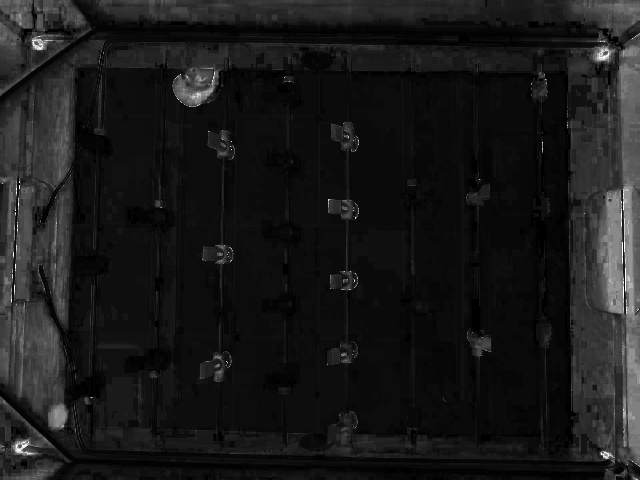
#> input picture templates/Frames/Sample2/Frame_1075.png, 640 x 480 px, given in place of Dark_sample.mp4, which was not available
$ python Ball_findingOCL.py
#> lines starting #> are read from the running program, lines starting #| are printed output that depends on the picture; after the words box and inside, x2 and y2 are one past the last pixel; in counts of white or black regions, pixels touching at a corner belong together; pictures that were not available may be replaced by others from this repository, and a replacement may not be noted
from __future__ import print_function
import cv2 as cv
import argparse
import numpy as np
import time

if cv.ocl.haveOpenCL():
    print("OpenCL is available.")
    print("Using OpenCL: ", cv.ocl.useOpenCL())
    cv.ocl.setUseOpenCL(True)
else:
    print("OpenCL is not available.")
global threshold

window_capture_name = 'Video Feed'
window_detection_name = 'Object Detection'
def on_threshold_change(val):
    global threshold
    threshold = val / 100
# Create a trackbar for the threshold value
threshold_name = 'Threshold Value(%)'
def findLED(mask, roi_x, roi_y):
        #given the mask of an roi return the (x, y) coordinates of the LED
        #mask is the mask of the roi
        #roi_x is the x coordinate of the roi in the original image
        #roi_y is the y coordinate of the roi in the original image
        #returns the (x, y) coordinates of the LED in the original image

        # Find contours of green LEDs
        contours, _ = cv.findContours(mask, cv.RETR_EXTERNAL, cv.CHAIN_APPROX_SIMPLE)
        # Sort the contours based on area in descending order
        # contours = sorted(contours, key=cv.contourArea, reverse=True)

        #loop over the top 5 contours and find the LED x, y coordinates
        for cnt in contours[:]:
            #get the area of the contour
            area = cv.contourArea(cnt)
            #conditionally set contour based on area
            if area <500 and area > 5:
                x, y, w, h = cv.boundingRect(cnt)
                corners_image = (x + roi_x + w//2, y + roi_y + h//2)
                return corners_image
        corners_image = (0, 0)
        return corners_image
def getHomographyMatrix(corners_image):
        # [12 lines of commented-out code are left out]

        corners_real = np.array([[19.75, 638.175], [1196.975, 647.7], [12.7,19.75], [1181.1, 19.05]])
        topLeft = corners_real[0]
        topRight = corners_real[1]
        bottomLeft = corners_real[2]
        bottomRight = corners_real[3]

        destPoints = np.array([topLeft, topRight, bottomLeft, bottomRight])
        homographyMatrix, _ = cv.findHomography(corners_image, destPoints)
        return homographyMatrix
def findCorners(current_frame):
        #frame is the current image frame
        #returns a 4 x 2 array of the (x, y) coordinates of the corners of the table IN THE IMAGE
        percentofCorner = 0.22
        corners = np.zeros((4,2))
        radius = 5
        thickness = -1
        frame_HSV = cv.cvtColor(current_frame, cv.COLOR_BGR2HSV)

        height, width, _ = current_frame.shape
        # Blur the frame for style points B)


        frame_HSV = cv.GaussianBlur(frame_HSV, (3, 3), 0)
        frame_HSV = cv.medianBlur(frame_HSV, 3) #################### BLURRING
        # print(frame_HSV.shape)

        ##Need 4 roi for each of the corners

        #roi1 is the bottom left corner (GREEN LED ON THE TOP LEFT SIDE OF THE SCREEN)
        roi1 = frame_HSV[0:int(height*percentofCorner), 0:int(width*percentofCorner)]
        #roi2 is the bottom right corner (GREEN LED ON THE TOP RIGHT SIDE OF THE SCREEN)
        roi2 = frame_HSV[int(height*0):int(height*percentofCorner), int(width*(1-percentofCorner)):width]
        #roi3 is the top left corner (GREEN LED ON THE BOTTOM LEFT SIDE OF THE SCREEN)
        roi3 = frame_HSV[int(height*(1-percentofCorner)):int(height*1), 0:int(width*percentofCorner)]
        #roi4 is the top right corner (GREEN LED ON THE BOTTOM RIGHT SIDE OF THE SCREEN)
        roi4 = frame_HSV[int(height*(1-percentofCorner)):int(height*1), int(width*(1-percentofCorner)):width]
        #GREEN LED:
        #Thresholds are for normal camera settings
        # Define lower and upper thresholds for green LED
        green_low_H = 50
        green_high_H = 101
        green_low_S = 166
        green_high_S = 223
        green_low_V = 61
        green_high_V = 238
        # Create masks for green LEDs using thresholds
        green_mask1 = cv.inRange(roi1, (green_low_H, green_low_S, green_low_V), (green_high_H, green_high_S, green_high_V))
        green_mask2 = cv.inRange(roi2, (green_low_H, green_low_S, green_low_V), (green_high_H, green_high_S, green_high_V))
        green_mask3 = cv.inRange(roi3, (green_low_H, green_low_S, green_low_V), (green_high_H, green_high_S, green_high_V))
        green_mask4 = cv.inRange(roi4, (green_low_H, green_low_S, green_low_V), (green_high_H, green_high_S, green_high_V))

        # Find the (x, y) coordinates of the green LEDs using findLED
        LED1 = findLED(green_mask1, 0, 0)
        LED2 = findLED(green_mask2, int(width* (1-percentofCorner)), 0)
        LED3 = findLED(green_mask3, 0, int(height*(1-percentofCorner)))
        LED4 = findLED(green_mask4, int(width*(1-percentofCorner)), int(height*(1-percentofCorner)))

        corners_image = np.array([LED1, LED2, LED3, LED4])
        return corners_image
def findballxy(current_frame):

    # corners_image = findCorners(current_frame)
    gray_frame = cv.cvtColor(current_frame, cv.COLOR_BGR2GRAY)
    # Convert to UMat first
    gray_frame_umat = cv.UMat(gray_frame)

    # Convert UMat to float32 using cv.convertTo
    gray_frame = cv.UMat(gray_frame)
    gray_frame = cv.UMat(gray_frame.get().astype('float32'))

    # [13 lines of commented-out code are left out]
    best_match_score = 0
    best_match_location = (0, 0)
    best_template = None
    template_List = []
    # avg 40 ms per template
    for template_path in [
                          'Sample_Video\Frame_0_Templates\Template_0.png',
                        #   'Sample_Video\Frame_0_Templates\Template_1.png',
                        #   'Sample_Video\Frame_0_Templates\Template_2.png',
                        #   'Sample_Video\Frame_0_Templates\Template_3.png',
                        #   'Sample_Video\Frame_0_Templates\Template_4.png',
                        #   'Sample_Video\Frame_139_Templates\Template_0.png',
                        #   'Sample_Video\Frame_139_Templates\Template_1.png',
                        #   'Sample_Video\Frame_139_Templates\Template_2.png',
                        #   'Sample_Video\Frame_139_Templates\Template_3.png',
                        #   'Sample_Video\Frame_139_Templates\Template_4.png',
                        #   'Sample_Video\Frame_256_Templates\Template_0.png',
                        #   'Sample_Video\Frame_256_Templates\Template_1.png',
                        #   'Sample_Video\Frame_256_Templates\Template_2.png',
                        #   'Sample_Video\Frame_256_Templates\Template_3.png',
                        #   'Sample_Video\Frame_256_Templates\Template_4.png',
                        #   'Sample_Video\Frame_411_Templates\Template_0.png',
                        #   'Sample_Video\Frame_411_Templates\Template_1.png',
                        #   'Sample_Video\Frame_411_Templates\Template_2.png',
                        #   'Sample_Video\Frame_411_Templates\Template_3.png',
                        #   'Sample_Video\Frame_439_Templates\Template_0.png',
                        #   'Sample_Video\Frame_439_Templates\Template_1.png',
                        #   'Sample_Video\Frame_439_Templates\Template_2.png',
                        #   'Sample_Video\Frame_439_Templates\Template_3.png',
                        #   'Sample_Video\Frame_439_Templates\Template_4.png',
                        #   'Sample_Video\Frame_738_Templates\Template_0.png',
                        #   'Sample_Video\Frame_738_Templates\Template_1.png',
                        #   'Sample_Video\Frame_738_Templates\Template_2.png',
                        #   'Sample_Video\Frame_738_Templates\Template_3.png',
                        #   'Sample_Video\Frame_746_Templates\Template_0.png',
                        #   'Sample_Video\Frame_746_Templates\Template_1.png',
                        #   'Sample_Video\Frame_746_Templates\Template_2.png',
                        #   'Sample_Video\Frame_746_Templates\Template_3.png',
                        #   'Sample_Video\Frame_820_Templates\Template_0.png',
                        #   'Sample_Video\Frame_820_Templates\Template_1.png',
                        #   'Sample_Video\Frame_820_Templates\Template_2.png',
                        #   'Sample_Video\Frame_820_Templates\Template_3.png',


                        ]:
        template = cv.imread(template_path, cv.IMREAD_GRAYSCALE)
        template_List.append(template)
    for template in template_List:
        ocl_template = cv.UMat(template.astype('float32'))

        #match template to image
        result = cv.matchTemplate(gray_frame, ocl_template, cv.TM_CCOEFF_NORMED)
        # Find the best match for this template
        # Print result before and after downloading to verify consistency
        # print("Before downloading:", result)
        result_ocl = result.get()
        # print("After downloading:", result_ocl)

        min_val, max_val, min_loc, max_loc = cv.minMaxLoc(result_ocl)
        if max_val > best_match_score:
            best_match_score = max_val
            best_match_location = max_loc
            best_template = template

    if best_template is not None:
        top_left = best_match_location
        w, h = best_template.shape[::-1]
        bottom_right = (top_left[0] + w, top_left[1] + h)
        cv.rectangle(frame, top_left, bottom_right, 255, 2)
        ball_list = [top_left[0] + w//2, top_left[1] + h//2]
    # [6 lines of commented-out code are left out]


    return ball_list
def getBall_pos(frame):
        #takes the current frame and the homography matrix and returns the real position of the ball
        #First we find the camera position of the ball and the corners of the field
        #Then we use the corners to find the homography matrix
        #Then we use the homography matrix to find the real position of the ball
        ##x is the distance from the left side of the table
        ##y is the distance from the top of the table
        ball_pos_real_list = []
        #finds the corners of the field (in the image)
        corners_image = findCorners(frame)
        # print(self.corners_image)
        # returns the image ball position
        ball_pos_list = findballxy(frame)
        # PREV_ball_pos_image = ball_pos_image
        # print(corners)
        hmat = getHomographyMatrix(corners_image)
        # ball = np.array([287, 260])
        ball_pos_list = np.array(ball_pos_list, dtype=np.float32)
        ball_pos_list= ball_pos_list.reshape(-1, 1, 2)
        if ball_pos_list is not None and len(ball_pos_list)>0 and hmat is not None:
            ball_pos_real = cv.perspectiveTransform(ball_pos_list, hmat)
        else:
            ball_pos_real = np.array([0, 0])
        return ball_pos_real

def loadData():
    file_path = 'calibration_data.xml'
    # Load the data
    fs = cv.FileStorage(file_path, cv.FILE_STORAGE_READ)
    camera_matrix = fs.getNode('camera_matrix').mat()
    dist_coeffs = fs.getNode('dist_coeffs').mat()

    # Read rvecs and tvecs
    rvecs = []
    tvecs = []

    rvecs_node = fs.getNode("rvecs")
    for i in range(rvecs_node.size()):
        rvecs.append(rvecs_node.at(i).mat())

    tvecs_node = fs.getNode("tvecs")
    for i in range(tvecs_node.size()):
        tvecs.append(tvecs_node.at(i).mat())

    fs.release()
    return camera_matrix, dist_coeffs, rvecs, tvecs
def undistort(frame):
    # Load the data
    camera_matrix, dist_coeffs, rvecs, tvecs = loadData()
    h, w = frame.shape[:2]
    new_camera_matrix, roi = cv.getOptimalNewCameraMatrix(camera_matrix, dist_coeffs, (w, h), 1, (w, h))
    undistorted_image = cv.undistort(frame, camera_matrix, dist_coeffs, None, new_camera_matrix)
    # Undistort the frame
    undistorted_frame = cv.undistort(frame, camera_matrix, dist_coeffs)
    return undistorted_frame
## [low]

    global low_V
    global high_V
    high_V = val
    high_V = max(high_V, low_V+1)
    cv.setTrackbarPos(high_V_name, window_detection_name, high_V)

def measureLoopTime(tick):
        global tockercounter
        global tickertocker
        tock = time.time()
        tickertocker = tickertocker + tock - tick
        tockercounter = 1 + tockercounter
        if tockercounter > 100:
            print(tickertocker / tockercounter)
            tockercounter = 0
            tickertocker = 0
## Fuck it we'll do it live
# parser = argparse.ArgumentParser(description='Code for Thresholding Operations using inRange tutorial.')
# parser.add_argument('--camera', help='Camera divide number.', default=0, type=int)
# args = parser.parse_args()

 ## Stock video
video_path = 'Sample_Video\Dark_sample.mp4'
cap = cv.VideoCapture(video_path)
# Check if the video was opened successfully
if not cap.isOpened():
    print("Error: Could not open video.")
    exit()

cv.namedWindow(window_capture_name)
# cv.namedWindow(window_detection_name)
start_value = 80
cv.createTrackbar(threshold_name, window_capture_name, start_value, 100, on_threshold_change)

# Get the initial threshold value
initial_threshold = cv.getTrackbarPos(threshold_name, window_capture_name) / 100

# Set the initial threshold value
threshold = initial_threshold


frame_width = 480
frame_height = 640
global tockercounter
global tickertocker

tockercounter = 0
tickertocker = 0

# template = cv.imread('Sample_Video\Frame_0_Templates\Template_2.png', cv.IMREAD_GRAYSCALE)
# w, h = template.shape[::-1]
printTimer = time.time()

balltimer = time.time()
ballclock = 0
while True:
    tick = time.time()
    ret, frame = cap.read()
#> frame is the input picture: shape (480, 640, 3); min 0, max 255, mean 25.4
    if frame is None:
        break
    # frame = undistort(frame)
    resized_frame = cv.resize(frame, (frame_height, frame_width))
    frame = resized_frame
    # [10 lines of commented-out code are left out]
    balltimer = time.time()
    ball_pos_real = getBall_pos(frame)
#> in findCorners, `frame_HSV = cv.cvtColor(current_frame, cv.COLOR_BGR2HSV)`: frame_HSV: shape (480, 640, 3); mean H, S, V 0, 0, 25.4
#> in findCorners, `frame_HSV = cv.GaussianBlur(frame_HSV, (3, 3), 0)`: frame_HSV: shape (480, 640, 3); mean H, S, V 0, 0, 25.4
#> in findCorners, `frame_HSV = cv.medianBlur(frame_HSV, 3)`: frame_HSV: shape (480, 640, 3); mean H, S, V 0, 0, 25.4
#> in findCorners, `roi1 = frame_HSV[0:int(height*percentofCorner), 0:int(width*percentofC..`: roi1: shape (105, 140, 3); mean H, S, V 0, 0, 38.7
#> in findCorners, `roi2 = frame_HSV[int(height*0):int(height*percentofCorner), int(width*..`: roi2: shape (105, 141, 3); mean H, S, V 0, 0, 38.7
#> in findCorners, `roi3 = frame_HSV[int(height*(1-percentofCorner)):int(height*1), 0:int(..`: roi3: shape (106, 140, 3); mean H, S, V 0, 0, 33.9
#> in findCorners, `roi4 = frame_HSV[int(height*(1-percentofCorner)):int(height*1), int(wi..`: roi4: shape (106, 141, 3); mean H, S, V 0, 0, 32.5
#> in findCorners, `green_mask1 = cv.inRange(roi1, (green_low_H, green_low_S, green_low_V)..`: green_mask1: shape (105, 140); every value is 0
#> in findCorners, `green_mask2 = cv.inRange(roi2, (green_low_H, green_low_S, green_low_V)..`: green_mask2: shape (105, 141); every value is 0
#> in findCorners, `green_mask3 = cv.inRange(roi3, (green_low_H, green_low_S, green_low_V)..`: green_mask3: shape (106, 140); every value is 0
#> in findCorners, `green_mask4 = cv.inRange(roi4, (green_low_H, green_low_S, green_low_V)..`: green_mask4: shape (106, 141); every value is 0
#> in findLED, `contours, _ = cv.findContours(mask, cv.RETR_EXTERNAL, cv.CHAIN_APPROX_..`: contours = []
#> in findCorners, `LED1 = findLED(green_mask1, 0, 0)`: LED1 = (0, 0)
#> in findCorners, `corners_image = np.array([LED1, LED2, LED3, LED4])`: corners_image = [[0, 0], [0, 0], [0, 0], [0, 0]]
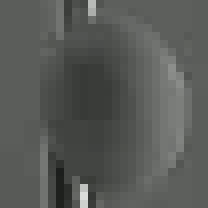
#> input picture templates/Frame_templates/Frame_0_Templates/Template_0.png, 26 x 26 px, found by its file name (shown 8 times larger)
#> the loop in findballxy, `for template in template_List:` made 1 pass
#> (min_val, max_val, min_loc, best_match_score, best_match_location) on pass 1: (-0.595, 0.577, (49, 401), 0.577, (147, 382))
#> pass 1, in findballxy, `result_ocl = result.get()`:
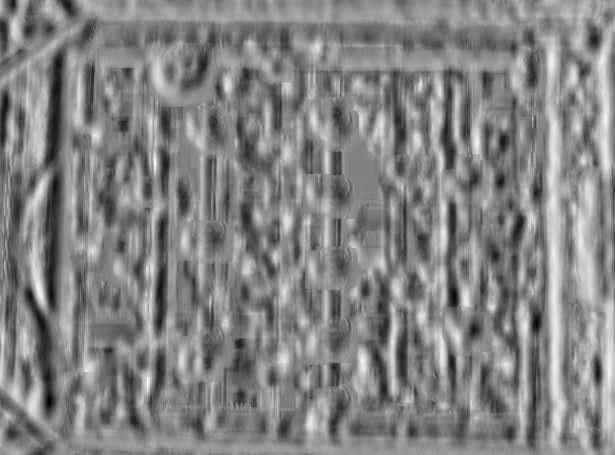
#> result_ocl: shape (455, 615) float32; min -0.595, max 0.577, mean 0.00926; drawn with min black and max white
#> after the loop in findballxy, `for template in template_List:`: best_match_score = 0.577
#> in findballxy, `top_left = best_match_location`: top_left = (147, 382)
#> in findballxy, `bottom_right = (top_left[0] + w, top_left[1] + h)`: bottom_right = (173, 408)
#> in findballxy, `cv.rectangle(frame, top_left, bottom_right, 255, 2)`:
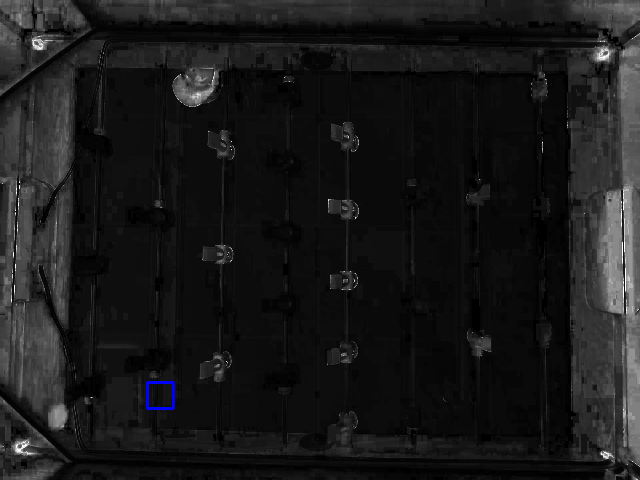
#> frame: shape (480, 640, 3); 0.1% of pixels changed, all inside (x1, y1, x2, y2) = (146, 381, 175, 410)
#> in findballxy, `ball_list = [top_left[0] + w//2, top_left[1] + h//2]`: ball_list = [160, 395]
#> in getBall_pos, `ball_pos_list= ball_pos_list.reshape(-1, 1, 2)`: ball_pos_list = [[160, 395]]
#> ball_pos_real = [0, 0]
    ballclock = time.time() - balltimer

    if time.time() - printTimer > 1:
        if ball_pos_real is not None:
            for ball_pos_real in ball_pos_real:
                print("real Ball pos = " + str(ball_pos_real))
        print("time to find: "+ str(ballclock))
        print()
        printTimer = time.time()


    cv.imshow(window_capture_name, frame)
    # cv.imshow(window_detection_name, frame_threshold)


    measureLoopTime(tick)
    key = cv.waitKey(30)
#> (key q is pressed here)
    if key == ord('q') or key == 27:
        break
